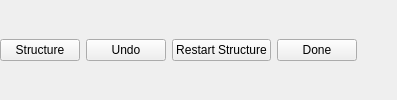
            <widget class="QWidget" name="page_3">
             <layout class="QVBoxLayout" name="verticalLayout_14">
              <property name="leftMargin">
               <number>0</number>
              </property>
              <property name="topMargin">
               <number>0</number>
              </property>
              <property name="rightMargin">
               <number>0</number>
              </property>
              <property name="bottomMargin">
               <number>0</number>
              </property>
              <item>
               <layout class="QHBoxLayout" name="horizontalLayout_13">
                <item>
                 <widget class="QPushButton" name="pushButton">
                  <property name="text">
                   <string>Structure</string>
                  </property>
                 </widget>
                </item>
                <item>
                 <widget class="QPushButton" name="pushButton_12">
                  <property name="text">
                   <string>Undo</string>
                  </property>
                 </widget>
                </item>
                <item>
                 <widget class="QPushButton" name="pushButton_13">
                  <property name="text">
                   <string>Restart Structure</string>
                  </property>
                 </widget>
                </item>
                <item>
                 <widget class="QPushButton" name="pushButton_15">
                  <property name="text">
                   <string>Done</string>
                  </property>
                 </widget>
                </item>
                <item>
                 <spacer name="horizontalSpacer_2">
                  <property name="orientation">
                   <enum>Qt::Horizontal</enum>
                  </property>
                  <property name="sizeHint" stdset="0">
                   <size>
                    <width>40</width>
                    <height>20</height>
                   </size>
                  </property>
                 </spacer>
                </item>
               </layout>
              </item>
             </layout>
            </widget>
